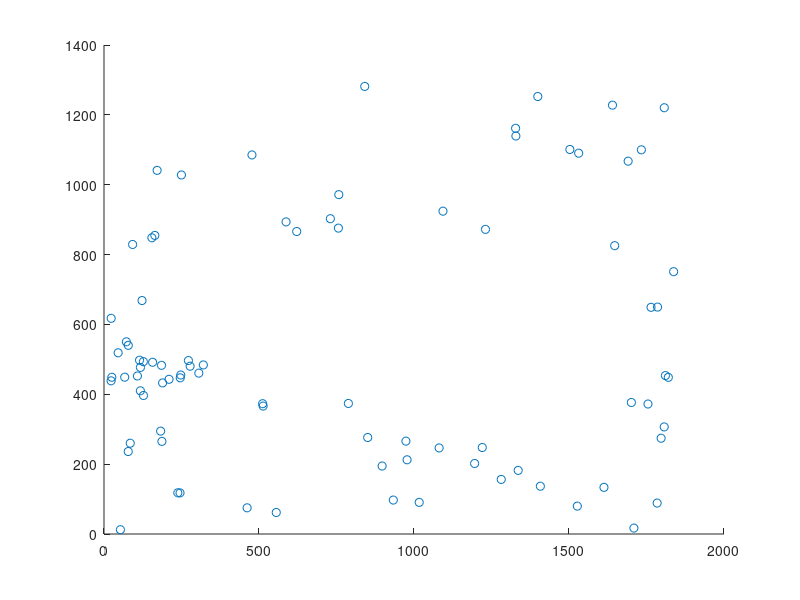

Here is the MATLAB script that generated this plot: (Note: this script raises an error after producing the figure.)
clc
close all
clear
%Requires installation of statistics and machine learning toolbox
%creates scatter plot of X data locations

%Actually we want to create a matrix of points



X = [ %346_1A
52.882,	12.295;
84.611,	259.913;
78.133,	236.116;
127.313,	396.612;
117.265, 409.965;
189.052,	 432.572;
182.706, 294.551;
186.804, 265.201;
245.239, 117.662;
238.1, 117.947;
461.657,	74.96;
555.654,	61.607;
897.137,	194.604;
850.601,	276.307;
788.333,	373.741;
511.762,	373.08;
513.216,	366.338;
933.228,	97.17;
1016.781,	90.56;
1336.054,	182.177;
1281.454,	156.265;
1081.033,	246.428;
973.947,	265.862;
977.649,	212.452;
1195.521,	201.876;
1220.244,	247.618;
1526.825,	79.851;
1407.577,	136.831;
1612.757,	133.526;
1709.399,	16.922;
1784.358,	88.577;
1797.182,	274.191;
1807.097,	306.581;
1754.745,	372.154;
1701.202,	376.517;
22.871,	438.521;
25.251,	448.701;
66.763,	448.965;
45.61,	518.769;
78.265,	540.186;
72.051,	550.233;
23.136,	617.525;
122.685,	668.424;
92.278,	828.92;
163.933,	854.832;
154.414,	848.089;
305.92,	460.599;
320.463,	483.999;
277.761, 480.43;
272.338,	496.559;
247.618,	455.179;
245.9,	447.114;
185.615,	482.942;
209.808,	442.884;
156.794, 491.667;
126.916,	493.386;
114.621,	497.616;
117.529,	476.86;
107.746,	452.402;
621.624,	866.069;
1230.555,	872.15;
1647.395,	825.482;
1837.504,	751.051;
1764.66,	648.99;
1785.68,	649.651;
1811.063,	453.592;
1820.318,	448.568;
171.336,	1041.107;
249.733,	1027.887;
477.257,	1085.263;
587.25,	893.567;
757.397,	971.568;
730.163,	902.689;
756.075,	875.72;
841.082,	1281.454;
1093.46,	924.239;
1328.651,	1139.467;
1327.725,	1161.545;
1531.187,	1090.287;
1502.764,	1100.863;
1690.758,	1067.416;
1733.46,	1099.938;
1807.362,	1220.376;
1640.256,	1227.779;
1399.248,	1252.501;];
scatter(X(:,1),X(:,2))


idx = dbscan(X,200,3); % The default distance metric is Euclidean distance

%visualize the clustering
figure
gscatter(X(:,1),X(:,2),idx);
title('DBSCAN Using Euclidean Distance Metric')